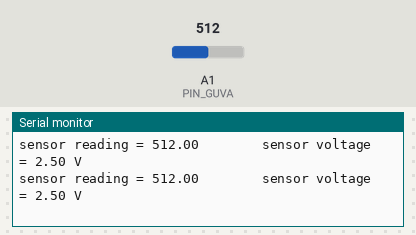
The sketch below on a simulated Arduino Uno, built with avr-gcc and run on an emulated ATmega328P. On the bench: the last lines printed to the serial monitor. The test bench sets the inputs (shaded band); at power-on: A1 (PIN_GUVA) = 512.

Above: at 1.8 s.
1.9 s: A1 (PIN_GUVA) set to 716
At 2.8 s:
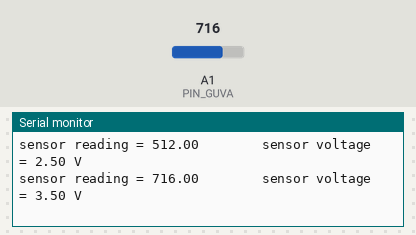
3.4 s: A1 (PIN_GUVA) set to 900
At 4.8 s:
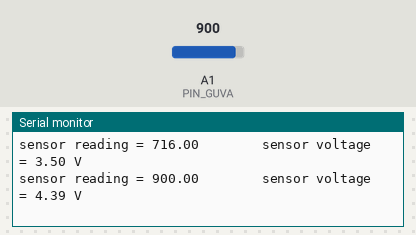
Timing chart, 0 to 6.4 s (numbered marks = the images above; inputs shaded):
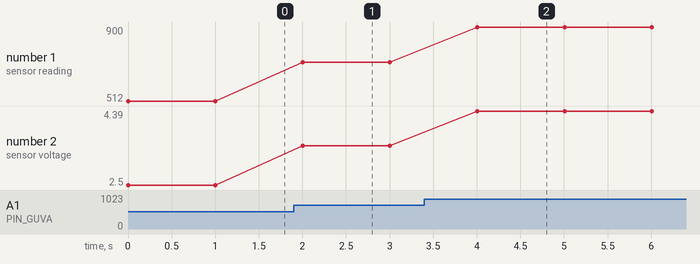

Measured:
- after the input at 1.9 s, the serial monitor: prints a new line after 0.10 s (image 1)
- after the input at 3.4 s, the serial monitor: prints a new line after 0.61 s (image 2)
- plotted number 1: 512 → 716 after the input at 1.9 s, 716 → 900 after the input at 3.4 s
- plotted number 2: 2.5 → 3.5 after the input at 1.9 s, 3.5 → 4.39 after the input at 3.4 s

The sketch:

guva_sensor.ino
```cpp
 /*
  GUVA-S12SD-UV-Module
  Made on 03 Feb 2020
  by Amir Mohammad Shojaee @ Electropeak
  Home

*/

#define PIN_GUVA 15

void setup()
{
  Serial.begin(115200);
}

void loop()
{
  float sensorVoltage;
  float sensorValue;

  sensorValue = analogRead(PIN_GUVA);
  sensorVoltage = sensorValue/1024*5.0;
  Serial.print("sensor reading = ");
  Serial.print(sensorValue);
  Serial.print("        sensor voltage = ");
  Serial.print(sensorVoltage);
  Serial.println(" V");
  delay(1000);
}
```
